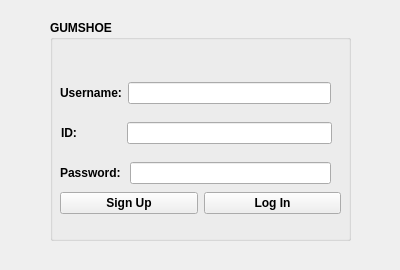
<?xml version="1.0" encoding="UTF-8"?>
<ui version="4.0">
 <class>userentry</class>
 <widget class="QWidget" name="userentry">
  <property name="geometry">
   <rect>
    <x>0</x>
    <y>0</y>
    <width>400</width>
    <height>270</height>
   </rect>
  </property>
  <property name="windowTitle">
   <string>Form</string>
  </property>
  <widget class="QGroupBox" name="LogInBox">
   <property name="geometry">
    <rect>
     <x>50</x>
     <y>20</y>
     <width>301</width>
     <height>221</height>
    </rect>
   </property>
   <property name="font">
    <font>
     <bold>true</bold>
    </font>
   </property>
   <property name="title">
    <string>GUMSHOE</string>
   </property>
   <widget class="QWidget" name="layoutWidget_2">
    <property name="geometry">
     <rect>
      <x>10</x>
      <y>60</y>
      <width>271</width>
      <height>26</height>
     </rect>
    </property>
    <layout class="QHBoxLayout" name="horizontalLayout_2">
     <item>
      <widget class="QLabel" name="userlabel">
       <property name="text">
        <string>Username:</string>
       </property>
      </widget>
     </item>
     <item>
      <widget class="QLineEdit" name="userline"/>
     </item>
    </layout>
   </widget>
   <widget class="QWidget" name="layoutWidget_3">
    <property name="geometry">
     <rect>
      <x>10</x>
      <y>140</y>
      <width>271</width>
      <height>26</height>
     </rect>
    </property>
    <layout class="QHBoxLayout" name="horizontalLayout">
     <item>
      <widget class="QLabel" name="passlabel">
       <property name="text">
        <string>Password: </string>
       </property>
      </widget>
     </item>
     <item>
      <widget class="QLineEdit" name="passline">
       <property name="text">
        <string/>
       </property>
       <property name="echoMode">
        <enum>QLineEdit::Password</enum>
       </property>
      </widget>
     </item>
    </layout>
   </widget>
   <widget class="QWidget" name="layoutWidget">
    <property name="geometry">
     <rect>
      <x>10</x>
      <y>170</y>
      <width>281</width>
      <height>26</height>
     </rect>
    </property>
    <layout class="QHBoxLayout" name="horizontalLayout_3">
     <item>
      <widget class="QPushButton" name="signbutton">
       <property name="text">
        <string>Sign Up</string>
       </property>
      </widget>
     </item>
     <item>
      <widget class="QPushButton" name="logbutton">
       <property name="text">
        <string>Log In</string>
       </property>
      </widget>
     </item>
    </layout>
   </widget>
   <widget class="QWidget" name="layoutWidget">
    <property name="geometry">
     <rect>
      <x>11</x>
      <y>100</y>
      <width>271</width>
      <height>26</height>
     </rect>
    </property>
    <layout class="QHBoxLayout" name="horizontalLayout_4">
     <item>
      <widget class="QLabel" name="idlabel">
       <property name="text">
        <string>ID:             </string>
       </property>
      </widget>
     </item>
     <item>
      <widget class="QLineEdit" name="idline"/>
     </item>
    </layout>
   </widget>
  </widget>
 </widget>
 <resources/>
 <connections/>
</ui>
